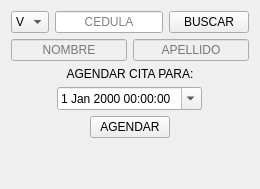
         <widget class="QWidget" name="widget_agendar_cita">
          <layout class="QVBoxLayout" name="verticalLayout_17">
           <item>
            <layout class="QGridLayout" name="gridLayout_6">
             <item row="0" column="0">
              <widget class="QComboBox" name="combo_nacionalidad_agenda">
               <property name="cursor">
                <cursorShape>PointingHandCursor</cursorShape>
               </property>
               <item>
                <property name="text">
                 <string>V</string>
                </property>
               </item>
               <item>
                <property name="text">
                 <string>E</string>
                </property>
               </item>
              </widget>
             </item>
             <item row="0" column="1">
              <widget class="QLineEdit" name="line_cedula_agenda">
               <property name="text">
                <string/>
               </property>
               <property name="alignment">
                <set>Qt::AlignmentFlag::AlignCenter</set>
               </property>
               <property name="placeholderText">
                <string>CEDULA</string>
               </property>
              </widget>
             </item>
             <item row="0" column="2">
              <widget class="QPushButton" name="boton_buscar_agenda">
               <property name="cursor">
                <cursorShape>PointingHandCursor</cursorShape>
               </property>
               <property name="text">
                <string>BUSCAR</string>
               </property>
              </widget>
             </item>
             <item row="1" column="0" colspan="3">
              <layout class="QHBoxLayout" name="horizontalLayout_4">
               <item>
                <widget class="QLineEdit" name="line_nombre_agenda">
                 <property name="enabled">
                  <bool>false</bool>
                 </property>
                 <property name="alignment">
                  <set>Qt::AlignmentFlag::AlignCenter</set>
                 </property>
                 <property name="placeholderText">
                  <string>NOMBRE</string>
                 </property>
                </widget>
               </item>
               <item>
                <widget class="QLineEdit" name="line_apellido_agenda">
                 <property name="enabled">
                  <bool>false</bool>
                 </property>
                 <property name="text">
                  <string/>
                 </property>
                 <property name="alignment">
                  <set>Qt::AlignmentFlag::AlignCenter</set>
                 </property>
                 <property name="placeholderText">
                  <string>APELLIDO</string>
                 </property>
                </widget>
               </item>
              </layout>
             </item>
             <item row="2" column="0" colspan="3">
              <widget class="QLabel" name="label_15">
               <property name="text">
                <string>AGENDAR CITA PARA:</string>
               </property>
               <property name="alignment">
                <set>Qt::AlignmentFlag::AlignCenter</set>
               </property>
              </widget>
             </item>
             <item row="4" column="0" colspan="3" alignment="Qt::AlignmentFlag::AlignHCenter">
              <widget class="QPushButton" name="boton_agendar">
               <property name="cursor">
                <cursorShape>PointingHandCursor</cursorShape>
               </property>
               <property name="text">
                <string>AGENDAR</string>
               </property>
              </widget>
             </item>
             <item row="3" column="0" colspan="3" alignment="Qt::AlignmentFlag::AlignHCenter">
              <widget class="QDateTimeEdit" name="date_agenda">
               <property name="cursor">
                <cursorShape>PointingHandCursor</cursorShape>
               </property>
               <property name="calendarPopup">
                <bool>true</bool>
               </property>
              </widget>
             </item>
            </layout>
           </item>
           <item>
            <spacer name="verticalSpacer">
             <property name="orientation">
              <enum>Qt::Orientation::Vertical</enum>
             </property>
             <property name="sizeHint" stdset="0">
              <size>
               <width>20</width>
               <height>40</height>
              </size>
             </property>
            </spacer>
           </item>
          </layout>
         </widget>
